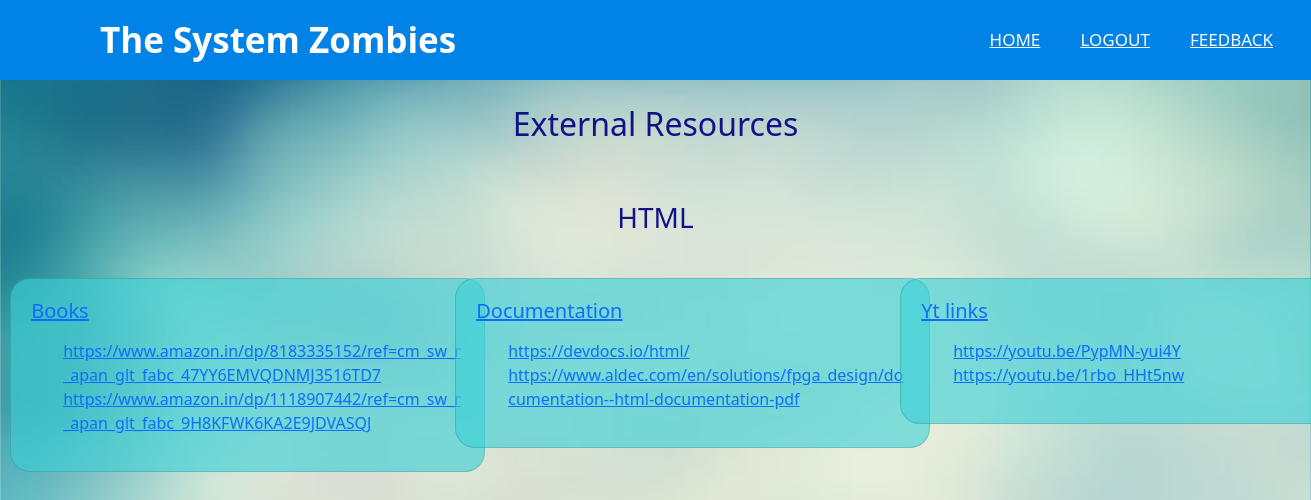
The page /external/1/ (signed in) on the database its author committed.
### main/models.py (models this page shows)
class DevName(models.Model):
    name=models.CharField(max_length=200)
    desc=models.TextField(default='')
    def __str__(self):
        return self.name

class External(models.Model):
    devname=models.ForeignKey(DevName, on_delete=CASCADE)
    book= models.URLField(blank=True)
    yt= models.URLField(blank=True)
    doc= models.URLField(blank=True)

### main/views.py (the view)
# urls.py: path('external/<int:id>/',views.external, name="external"),
@login_required(login_url='/login')
def external(request, id):
    devname= DevName.objects.get(id= id)
    return render(request,'external.html',{"devname":devname})

### templates/external.html (shortened to what this page needs)
{% extends 'base.html' %}
{% block content %}
   <h2 id="title"> External Resources </h2>
   <h3 id="title"> {{devname}} </h3>
   <div class = "row">
   <div class="col-sm-4">
    <div class="card">
      <div class="card-body">
        <h5 class="card-title"><a href= "/video/{{x.id}}/" class="card-title">Books</a></h5>
        <p class="card-text"> <ul>
   {%for x in devname.external_set.all%}
      <li> <a href="{{x.book}}"> {{x.book}} </a> </li>
   {%endfor%}
   </ul><p>
      </div>
    </div>
  </div>
   <div class="col-sm-4">
    <div class="card">
      <div class="card-body">
        <h5 class="card-title"><a href= "/video/{{x.id}}/" class="card-title">Documentation</a></h5>
        <p class="card-text"> <ul>
   {%for x in devname.external_set.all%}
      <li> <a href="{{x.doc}}"> {{x.doc}} </a> </li>
   {%endfor%}
   </ul><p>
      </div>
    </div>
  </div>
   <div class="col-sm-4">
    <div class="card">
      <div class="card-body">
        <h5 class="card-title"><a href= "/video/{{x.id}}/" class="card-title">Yt links</a></h5>
        <p class="card-text"> <ul>
   {%for x in devname.external_set.all%}
      <li> <a href="{{x.yt}}"> {{x.yt}} </a> </li>
   {%endfor%}
   </ul><p>
      </div>
    </div>
  </div>
  {% endblock %}

### static/style1.css (style rules this page uses)
* { padding: 0; margin: 0; text-decoration: none; list-style: none; box-sizing: border-box; }
body { font-family: 'Segoe UI', Tahoma, Geneva, Verdana, sans-serif; }

### static/index.css (style rules this page uses)
.card { margin: 10px 10px; padding: 1% 1%; border-radius: 20px; width: 475px; background-color:#3dd0d79e; }
#title { color: rgba(18, 18, 133, 1); text-align:center; padding: 25px 10px; }

### templates/base.html (style rules this page uses)
body { background-image: url('static/bg.jpg'); background-size: 100vw; }

### rows shown on the page
DevName: name "HTML"
External: book "https://www.amazon.in/dp/8183335152/ref=cm_sw_r_apan_glt_fabc_47YY6EMVQDNMJ3516TD7"
External: book "https://www.amazon.in/dp/1118907442/ref=cm_sw_r_apan_glt_fabc_9H8KFWK6KA2E9JDVASQJ"
External: doc "https://devdocs.io/html/"
External: doc "https://www.aldec.com/en/solutions/fpga_design/documentation--html-documentation-pdf"
External: yt "https://youtu.be/PypMN-yui4Y"
External: yt "https://youtu.be/1rbo_HHt5nw"
